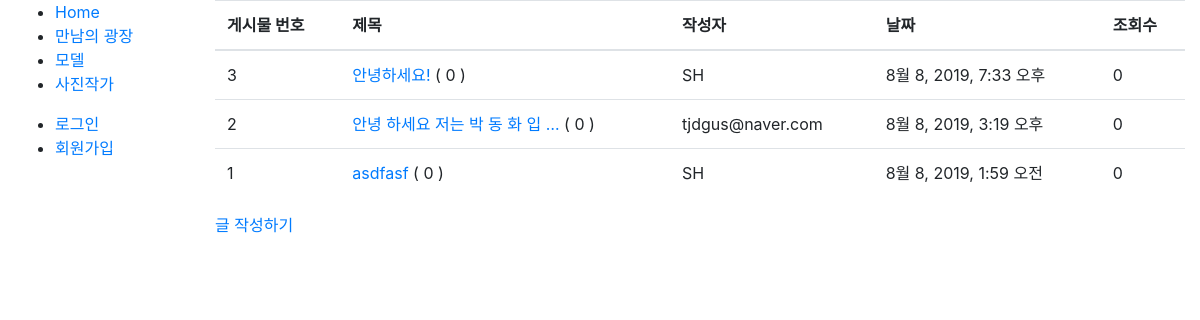
Screenshot of /blog/ with the database file from the repository.
### blog/models.py (models this page shows, shortened)
class Post(models.Model):
    writer = models.CharField(max_length=100)
    post_date = models.DateTimeField(auto_now_add=True)
    post_title = models.CharField(max_length=100)
    post_contents = RichTextUploadingField()
    post_hit = models.PositiveIntegerField(default=0)
    class Meta:
        ordering = ['-id']
    def get_absolute_url(self):
        return reverse_lazy('post_detail', args=[str(self.id)])

### blog/views.py (the view)
# urls.py: path('', views.PostListView.as_view(), name='board_index'),
class PostListView(generic.ListView):
    model = Post
    paginate_by = 10

### blog/templates/blog/post_list.html (shortened to what this page needs)
{% extends './base.html' %}
{% block content %}
    <table class="table">
        <thead>
            <tr>
                <th>게시물 번호</th>
                <th>제목</th>
                <th>작성자</th>
                <th>날짜</th>
                <th>조회수</th>
            </tr>
        </thead>
        <tbody>
            {% if post_list %}
                {% for post in post_list %}
                    <tr>
                        <td>{{ post.id }}</td>
                        <td><a href="{{ post.get_absolute_url }}">{{ post.post_title|truncatewords:"7" }} </a>   ( {{post.comments.count}} )</td>
                        <td>{{ post.writer}}</td>
                        <td>{{ post.post_date }}</td>
                        <td>{{ post.post_hit }}</td>
                    </tr>
                {% endfor %}
            {% else %}
                <p>아직 게시물이 없습니다!</p>
            {% endif %}
        </tbody>
    </table>
    <p><a href="{% url 'post_write' %}">글 작성하기</a></p>
{% endblock %}

### rows the page displays
Post: id "3", post_title "안녕하세요!", comments.count "0", writer "SH", post_date "8월 8, 2019, 7:33 오후", post_hit "0"
Post: id "2", post_title "안녕 하세요 저는 박 동 화 입 …", comments.count "0", writer "tjdgus@naver.com", post_date "8월 8, 2019, 3:19 오후", post_hit "0"
Post: id "1", post_title "asdfasf", comments.count "0", writer "SH", post_date "8월 8, 2019, 1:59 오전", post_hit "0"
